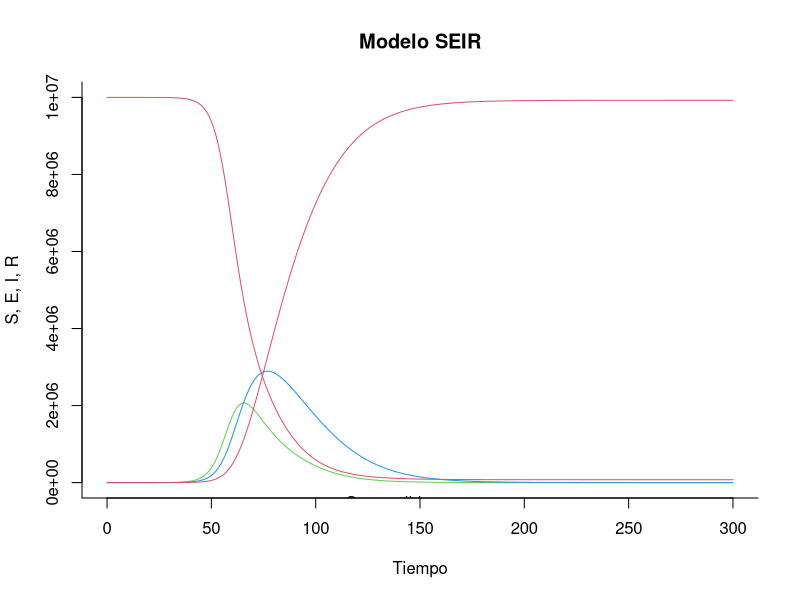
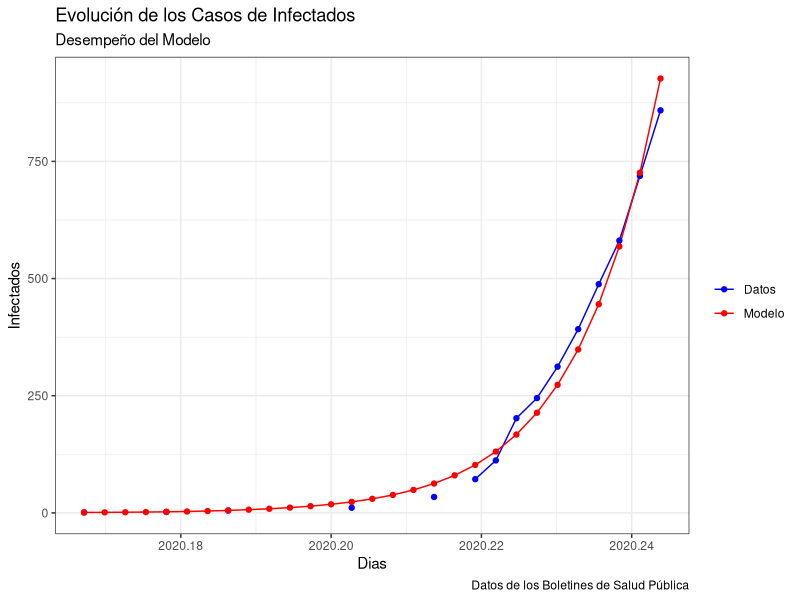
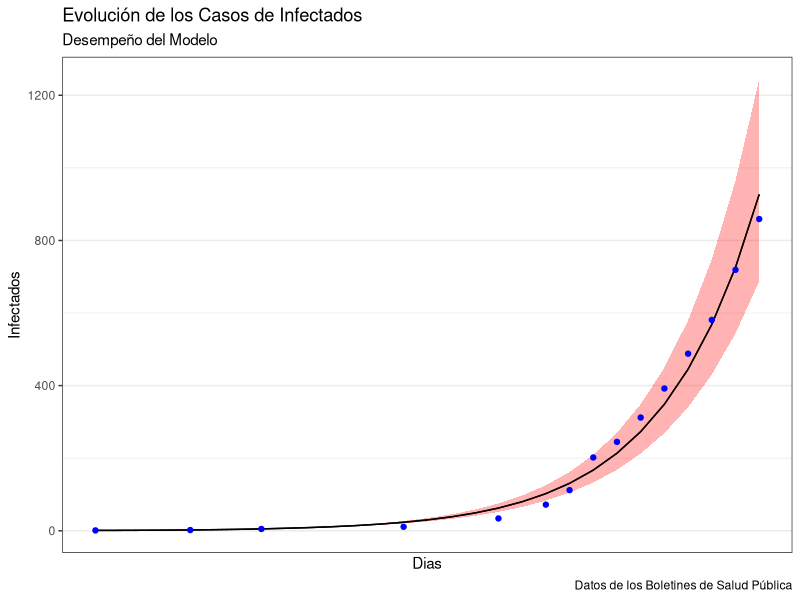
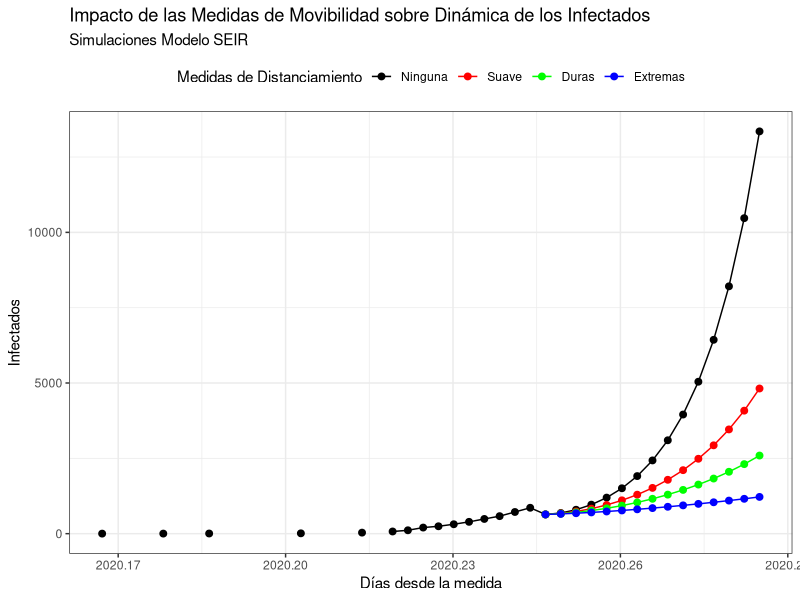
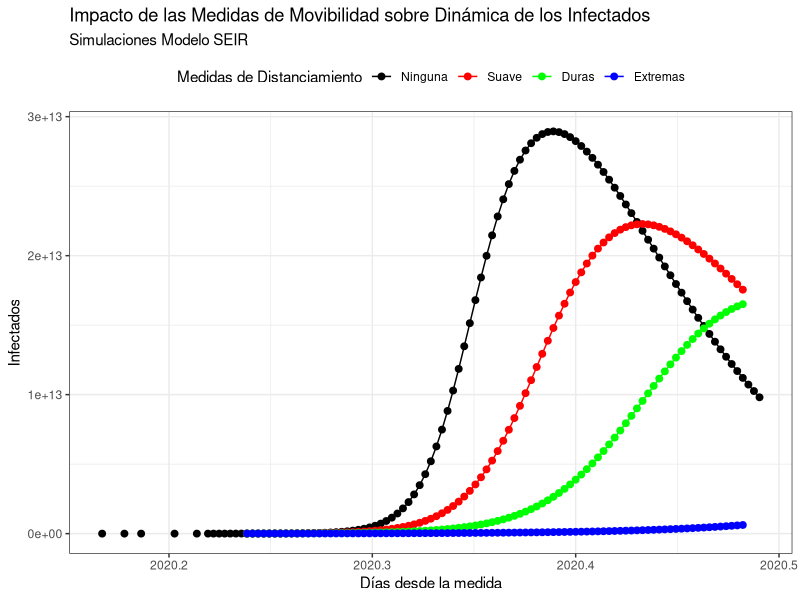
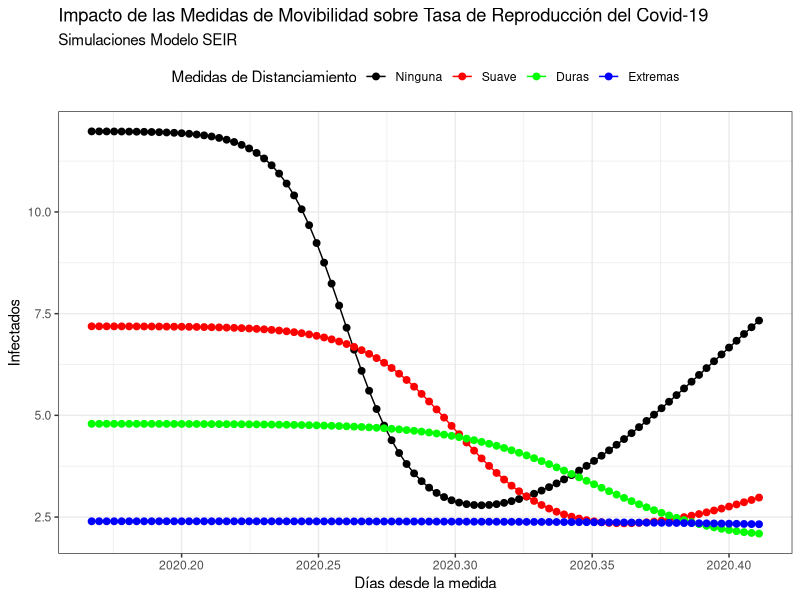

The R script that drew these images, in order:
########## Codigo: Modelo SEIR COVID19: Republica Dominicana, con Analisis de Politicas de Movibildad######
#########  Francisco A. Ramírez / Vicente Peña Peralta
#########  Universidad Autónoma de Santo Domingo
rm(list=ls())
#Librerias a utilizar
library(deSolve)
library(ggplot2)
library(tseries)
library(forecast)
library(readxl)

#Modelo SEIR

modelo_seir = function (valores_iniciales, valores_estado, parametros)
{
  # creamos las variables de estados
  S = valores_estado [1]        # susceptibles
  E = valores_estado [2]        # expuestos
  I = valores_estado [3]        # infectados
  R = valores_estado [4]        # recuperados
  
  with ( 
    as.list (parametros), 
    {
      beta = beta0*(1-alpha0)*(1-0.05*I)^kappa0
      # derivadas parciales
      dS = (-beta * S * I)
      dE = (beta * S * I) - (delta * E)
      dI = (delta * E) - (gamma * I)
      dR = (gamma * I)
      
      tasa_contag = beta/gamma
      # resultados 
      results = c (dS, dE, dI, dR)
      list (results,tasa_contag)
    }
  )
}

#Parametros Calibrados
period_laten = 14            # periodo latente
period_incu = 7             # periodo incubacion del virus 
beta_value =.856    #0.905
beta_value_low = beta_value -0.05
beta_value_high = beta_value +0.05
gamma_value = 1 / period_laten
delta_value = 1 / period_incu
R0 = beta_value / gamma_value   #R0 Implicito calibración inicial
alpha0 = 0
kappa0 = 100


parametros = c (alpha0 = alpha0, beta0 = beta_value, kappa0 = kappa0, gamma = gamma_value, delta = delta_value)
parametros_low = c (alpha0 = alpha0, beta0 = beta_value_low, kappa0 = kappa0, gamma = gamma_value, delta = delta_value)
parametros_high = c (alpha0 = alpha0, beta0 = beta_value_high, kappa0 = kappa0, gamma = gamma_value, delta = delta_value)

#Valores iniciales 


W = 10000000 -1 # suceptibles_0
X = 1           # Expuestos_0
Y = 1           # Infectados_0
Z = 0           # Recuperados_0

N = W + X + Y + Z #Poblacion

valores_ini = c (S = W/N, E = X/N, I = Y/N, R = Z/N)

tiempo_disc = seq (0, 300, by=1)

#Solucionando el Sistema 
output = ode(valores_ini, tiempo_disc, modelo_seir, parametros)
output_low = ode(valores_ini, tiempo_disc, modelo_seir, parametros_low)
output_high = ode(valores_ini, tiempo_disc, modelo_seir, parametros_high)



#cambiar out a un data.frame
output <- as.data.frame(output*N) #aqui puede multiplicar 'out' por N
output_low <- as.data.frame(output_low*N) #aqui puede multiplicar 'out' por N
output_high <- as.data.frame(output_high*N) #aqui puede multiplicar 'out' por N

#eliminar la variable 'time' en out
output$time <- NULL
output_low$time <- NULL
output_high$time <- NULL




#Gráfica de la Simulación
matplot(x = tiempo_disc, y = output[,1:4], type = "l",
        xlab = "Tiempo", ylab = "S, E, I, R", main = "Modelo SEIR",
        lwd = 1, lty = 1, bty = "l", col = 2:4)
#añadir leyenda 
legend(100, 0.7, c("Susceptibles", "Expuestos", "Infectados", "Recuperados"), 
       pch = 1, col = 2:4, bty = "n", cex = 1)


#Ajuste de los Casos Publicados por Salud Publica

simul <- ts(output[1:29,3],frequency = 365, start = c(2020,62))
simul_low <- ts(output_low[1:29,3], freq= 365, start =c(2020,62))
simul_high <- ts(output_high[1:29,3], freq= 365, start =c(2020,62))
data  <- ts(read_excel("datos_salud_publica.xlsx"),freq =365, start = c(2020,62))

cbind(data, simul)

autoplot(cbind(data,simul),
         xlab = "Dias",
         ylab = "Infectados")+
  ggtitle(label = "Evolución de los Casos de Infectados",subtitle = "Desempeño del Modelo")+
  geom_point()+
  labs(caption = "Datos de los Boletines de Salud Pública")+
  scale_color_manual( name = element_blank(), label = c("Datos", "Modelo"), values = c("blue", "red"))+
  theme_bw()

h <- autoplot(simul,
         xlab = "Dias",
         ylab = "Infectados")+
  geom_ribbon(aes(ymin = simul_low, ymax = simul_high), fill = "red",alpha=0.3)+
  ggtitle(label = "Evolución de los Casos de Infectados",subtitle = "Desempeño del Modelo")+
  geom_line()

h +
  geom_point(aes(y=data),col ="blue")+
  labs(caption = "Datos de los Boletines de Salud Pública")+
  theme_bw()+
  scale_color_manual( "", label = c("Datos", "Modelo"), values = c("blue", "red"))





#Simulaciones de Politica

## Valores Iniciales: Datos al dia 26

W = 9999200  # suceptibles_0
X = 422           # Expuestos_0
Y = 638           # Infectados_0
Z = 158           # Recuperados_0

N = W + X + Y + Z #Poblacion
N = 10000000

valores_ini = c (S = W/N, E = X/N, I = Y/N, R = Z/N)


alpha0 = 0
parametros = c (alpha0 = alpha0, beta0 = beta_value, kappa0 = kappa0, gamma = gamma_value, delta = delta_value)
output1 = ode(valores_ini, tiempo_disc, modelo_seir, parametros)

alpha0 = 0.4
parametros = c (alpha0 = alpha0, beta0 = beta_value, kappa0 = kappa0, gamma = gamma_value, delta = delta_value)
output2 = ode(valores_ini, tiempo_disc, modelo_seir, parametros)


alpha0 = 0.6
parametros = c (alpha0 = alpha0, beta0 = beta_value, kappa0 = kappa0, gamma = gamma_value, delta = delta_value)
output3 = ode(valores_ini, tiempo_disc, modelo_seir, parametros)


alpha0 = 0.8
parametros = c (alpha0 = alpha0, beta0 = beta_value, kappa0 = kappa0, gamma = gamma_value, delta = delta_value)
output4 = ode(valores_ini, tiempo_disc, modelo_seir, parametros)


#Grafico 15 dias
#data <- ts(data, freq = 365, start = c(2020, 62), end = c(2020, 102))
startna <- ts(rep(NA,29), start = c(2020,62))
esc1 <- ts(c(data,output1[1:15,4]*N),freq = 365, start = c(2020,62))
esc2 <- ts(c(startna,output2[1:15,4]*N),freq = 365, start = c(2020,62))
esc3 <- ts(c(startna,output3[1:15,4]*N),freq = 365, start = c(2020,62))
esc4 <- ts(c(startna,output4[1:15,4]*N),freq = 365, start = c(2020,62))

simulc <- ts(cbind(esc1,esc2,esc3,esc4),
             freq = 365, start=c(2020,62 ))


autoplot(cbind(simulc),
         xlab = "Días desde la medida",
         ylab = "Infectados")+
  ggtitle(label = "Impacto de las Medidas de Movibilidad sobre Dinámica de los Infectados",
          subtitle = "Simulaciones Modelo SEIR")+
  geom_point(size =2)+
  #labs(caption = "Datos de los Boletines de Salud Pública")+
  scale_color_manual( name = "Medidas de Distanciamiento", label = c("Ninguna", "Suave", "Duras", "Extremas"), 
                      values = c("black","red","green", "blue"))+
  theme_bw()+
  theme(legend.position = "top")

#Grafico 90 dias

startna <- ts(rep(NA,26), start = c(2020,62))
esc1 <- ts(c(data,output1[1:90,4]*N),freq = 365, start = c(2020,62))
esc2 <- ts(c(startna,output2[1:90,4]*N),freq = 365, start = c(2020,62))
esc3 <- ts(c(startna,output3[1:90,4]*N),freq = 365, start = c(2020,62))
esc4 <- ts(c(startna,output4[1:90,4]*N),freq = 365, start = c(2020,62))

simuld <- ts(cbind(esc1,esc2,esc3,esc4),
             freq = 365, start=c(2020,62 ))


autoplot(cbind(simuld*N),
         xlab = "Días desde la medida",
         ylab = "Infectados")+
  ggtitle(label = "Impacto de las Medidas de Movibilidad sobre Dinámica de los Infectados",
          subtitle = "Simulaciones Modelo SEIR")+
  geom_point(size = 2)+
  #labs(caption = "Datos de los Boletines de Salud Pública")+
  scale_color_manual( name = "Medidas de Distanciamiento", label = c("Ninguna", "Suave", "Duras", "Extremas"), 
                      values = c("black","red","green", "blue"))+
  theme_bw()+
  theme(legend.position = "top")



#Grafico 15 dias de tasa de contagio

startna <- ts(rep(NA,26), start = c(2020,62))
esc1 <- ts(output1[1:90,6],freq = 365, start = c(2020,62))
esc2 <- ts(output2[1:90,6],freq = 365, start = c(2020,62))
esc3 <- ts(output3[1:90,6],freq = 365, start = c(2020,62))
esc4 <- ts(output4[1:90,6],freq = 365, start = c(2020,62))

simulc <- ts(cbind(esc1,esc2,esc3,esc4),
             freq = 365, start=c(2020,62 ))


autoplot(cbind(simulc),
         xlab = "Días desde la medida",
         ylab = "Infectados")+
  ggtitle(label = "Impacto de las Medidas de Movibilidad sobre Tasa de Reproducción del Covid-19",
          subtitle = "Simulaciones Modelo SEIR")+
  geom_point(size = 2)+
  #labs(caption = "Datos de los Boletines de Salud Pública")+
  scale_color_manual( name = "Medidas de Distanciamiento", label = c("Ninguna", "Suave", "Duras", "Extremas"), 
                      values = c("black","red","green", "blue"))+
  theme_bw()+
  theme(legend.position = "top")

cbind(data,simul)
